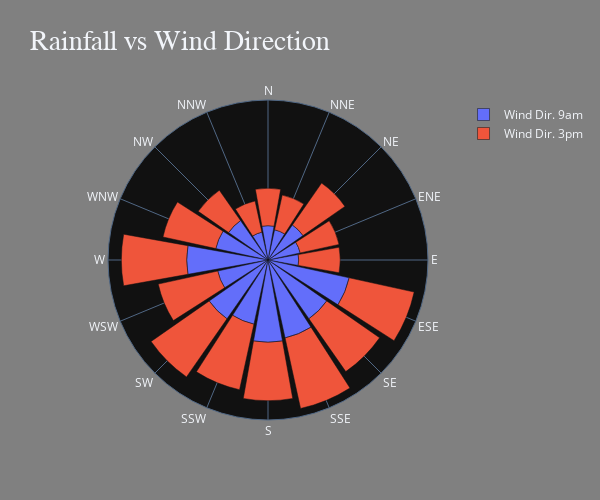

Source (notebook cell):
### Code cell
import plotly.graph_objs as go

fig = go.Figure()

fig.add_trace(
    go.Barpolar(
        r=X_df.groupby('WindDir9am')['Rainfall'].mean(),
        theta=WINDIR,
        name='Wind Dir. 9am'
    )
)

fig.add_trace(
    go.Barpolar(
        r=X_df.groupby('WindDir3pm')['Rainfall'].mean(),
        theta=WINDIR,
        name='Wind Dir. 3pm'
    )
)

fig.update_layout(
    polar=dict(
        radialaxis=dict(visible=False)
    ),
    showlegend=True,
    title={
        'text': 'Rainfall vs Wind Direction',
        'font': {'size': 28, 'family': 'Serif'}
    },
    template='plotly_dark',
    paper_bgcolor='gray',
    width=600, height=500,
)

fig.show()

### Figure 1 — Plotly figure (JSON) as saved in the notebook; plotly's stock layout.template omitted (floating-point values rounded to 4 significant figures)
{"data": [{"name": "Wind Dir. 9am", "r": [1.206, 1.296, 1.68, 1.217, 1.349, 1.122, 1.891, 2.102, 3.2, 2.026, 2.82, 2.584, 3.236, 3.137, 2.816, 3.269], "theta": ["E", "ENE", "NE", "NNE", "N", "NNW", "NW", "WNW", "W", "WSW", "SW", "SSW", "S", "SSE", "SE", "ESE"], "type": "barpolar"}, {"name": "Wind Dir. 3pm", "r": [1.634, 1.563, 2.007, 1.397, 1.474, 1.255, 1.455, 2.127, 2.568, 2.394, 2.786, 2.639, 2.298, 2.842, 2.536, 2.618], "theta": ["E", "ENE", "NE", "NNE", "N", "NNW", "NW", "WNW", "W", "WSW", "SW", "SSW", "S", "SSE", "SE", "ESE"], "type": "barpolar"}], "layout": {"height": 500, "paper_bgcolor": "gray", "polar": {"radialaxis": {"visible": false}}, "showlegend": true, "title": {"font": {"family": "Serif", "size": 28}, "text": "Rainfall vs Wind Direction"}, "width": 600}}
